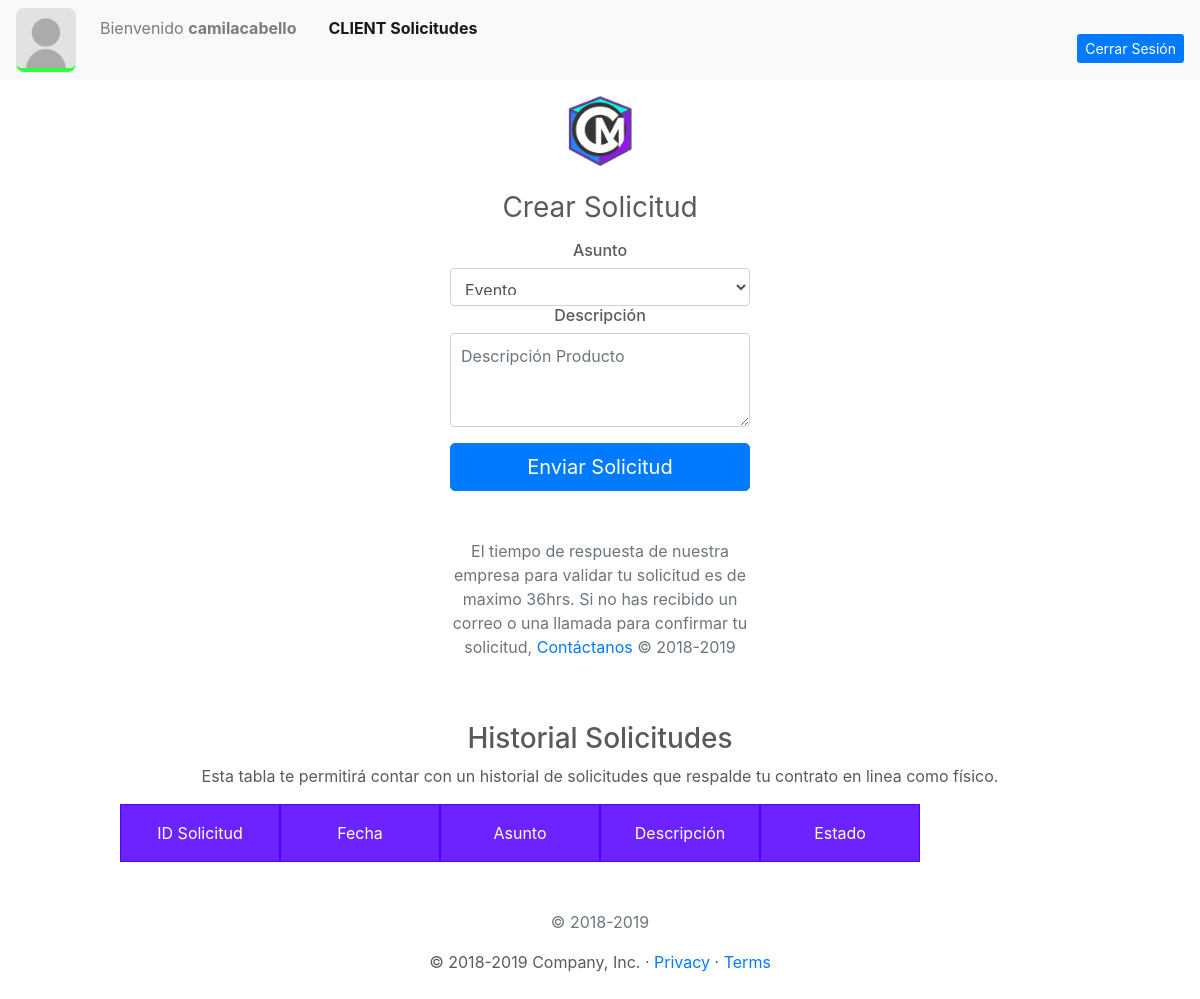
The app's page /UserClient/ClientSolic.php (signed in), older data.
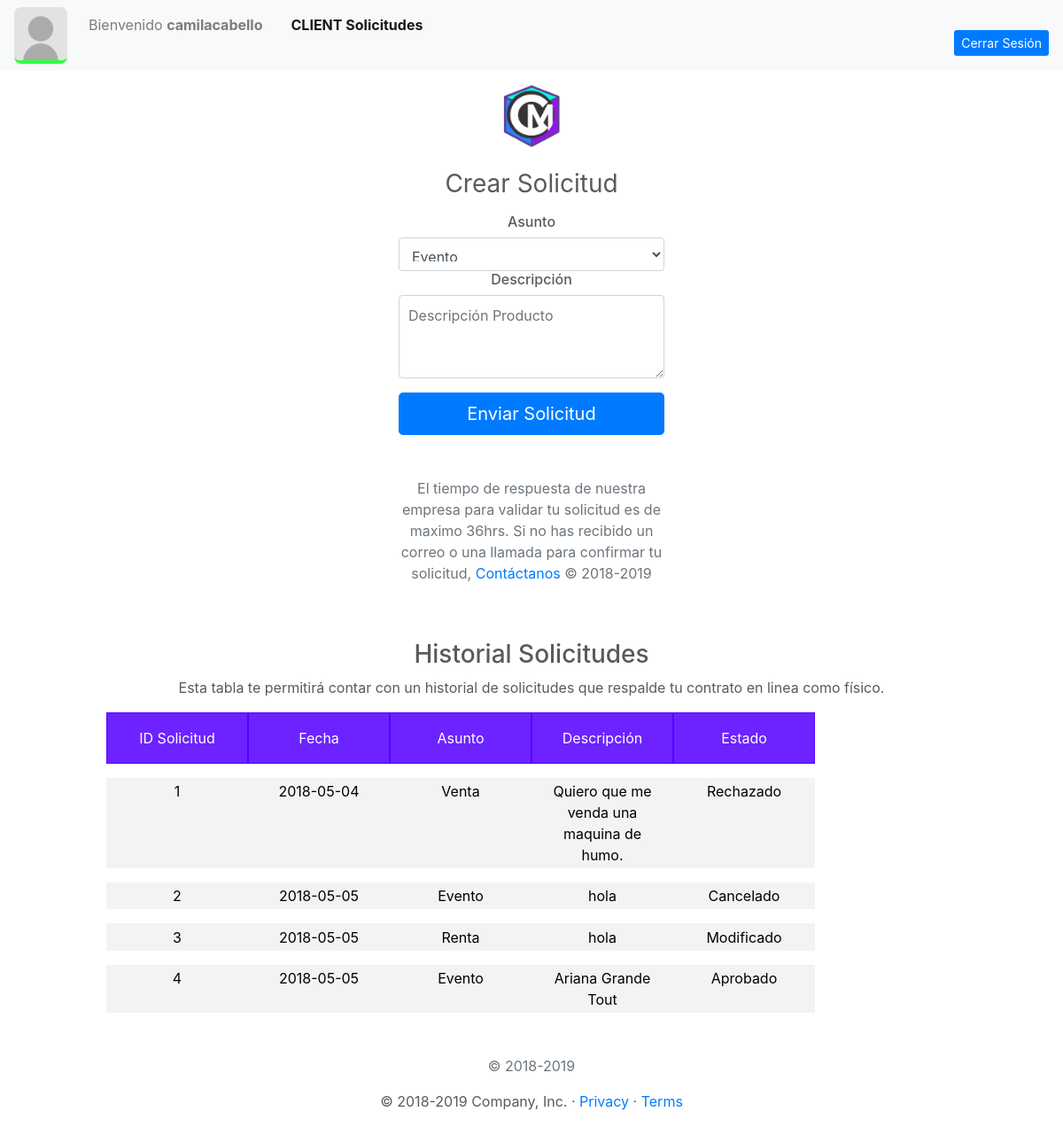
The same page, newer data.
### tables this page shows
CREATE TABLE `solicitud` (
  `idSolicitud` int(11) NOT NULL,
  `idUsuario` int(11) NOT NULL,
  `fecha` date NOT NULL,
  `asunto` varchar(50) NOT NULL,
  `descripcion` varchar(400) NOT NULL,
  `estado` varchar(50) NOT NULL
);

### PHP/DBConexion.php (called while the page is built, shortened)
<?php
class User
{
    private $db;
    public function __construct($host, $port, $dbname, $dbuser, $password) {
        $dsn = "mysql:host=$host; dbname=$dbname;";
        try{
            $this->db = new PDO($dsn, $dbuser, $password);
            $this->db->setAttribute(PDO::ATTR_ERRMODE,PDO::ERRMODE_EXCEPTION);
        }
        catch(PDOException $ex)
        {
            echo 'Error en conexión con la conecion a la BD' . $ex.getMessage();
            die();
        }
    }
    public function consultSolicitud(){
        try {
            $user = $_SESSION['loginuser'];
            $sql = "SELECT `idUsuario` FROM `usuario` WHERE `usuario` = ?";
            $solicValidator = $this->db->prepare($sql);
            $solicValidator->execute(array($user));
            $v = $solicValidator->fetch(PDO::FETCH_ASSOC);
            $idUser = $v['idUsuario'];
            $sql1 = "SELECT * FROM `solicitud` WHERE `idUsuario` = ?";
            $solicitud = $this->db->prepare($sql1);
            $solicitud->execute(array($idUser));
            $table = $solicitud;
            return $table;
        }
        catch (PDOException $ex) {
            echo "Error al obtener la tabla de solicitud." . $ex->getMessage();
        }
    }
}

### PHP/ConsultSolic.php (called while the page is built)
<?php
include 'DBconexion.php';
$consult = new User("localhost", "", "dbcirculomusical", "root", "");
$consultS = $consult->consultSolicitud();
?>

### UserClient/ClientSolic.php (the view, shortened to what this page needs)
<?php
    include '../PHP/ConsultSolic.php';
?>
  <!doctype html>
  <html lang="en">
  <head>
    <link href="../bootstrap/dist/css/bootstrap.min.css" rel="stylesheet">
    <link href="clientStyle.css" rel="stylesheet">
    <link href="grid.css" rel="stylesheet">
  </head>
  <body class="text-center">
  <nav class="navbar navbar-expand-md navbar-light bg-light">
      <div class="collapse navbar-collapse" id="navbarCollapse">
        <ul class="navbar-nav mr-auto">
          <li>
            <img src="../resources/userImage.jpg">
          </li>
          <li class="nav-item ">
            <p class="nav-link nameUser">
              <?php
                      echo "Bienvenido ". "<b>{$_SESSION['loginuser']}</b>";
                  ?>
            </p>
          </li>
          <li class="nav-item active font-weight-bold">
            <a class="nav-link" href="../UserClient/ClientSolic.php">CLIENT Solicitudes</a>
          </li>
        </ul>
        <a class="btn btn-sm  btn-primary btnLogin" href="../PHP/DBCloseConexion.php">Cerrar Sesión</a>
      </div>
    </nav>
    <form class="form-signin" action="../PHP/InsertSolic.php" method="POST">
      <a href="../Cover/Cover.html">
        <img class="mb-4" src="../resources/iconCM.png" alt="" width="72" height="72">
      </a>
      <h1 class="h3 mb-3 font-weight-normal">Crear Solicitud</h1>
      <h6>Asunto</h6>
      <select name="asuntoSolic" class="form-control" required autofocus>
        <option value="Evento">Evento</option>
      </select>
      <h6>Descripción</h6>
      <textarea class="form-control" name="descSolic" rows="3" placeholder="Descripción Producto" required></textarea>
      <button class="btn btn-lg btn-primary btn-block" type="submit">Enviar Solicitud</button>
      <p class="mt-5 mb-3 text-muted">El tiempo de respuesta de nuestra empresa para validar tu solicitud es de maximo 36hrs. Si no has recibido un correo o una llamada para confirmar tu solicitud, <a href="../Contact/Contact.php">Contáctanos</a> &copy; 2018-2019</p>
    </form>
    <div class="table-consult">
      <h3>Historial Solicitudes </h3>
      <p>Esta tabla te permitirá contar con un historial de solicitudes que respalde tu contrato en linea como físico.</p>
      <div class="row">
        <div class="col-md-2 headerTableA">ID Solicitud</div>
        <div class="col-md-2 headerTableA">Fecha</div>
        <div class="col-md-2 headerTableA">Asunto</div>
        <div class="col-md-2 headerTableA">Descripción</div>
        <div class="col-md-2 headerTableA">Estado</div>
      </div>
      <?php
        while($s = $consultS->fetch(PDO::FETCH_ASSOC))
        {
          echo '<div class="row"> <div class="col-md-2">'.$s['idSolicitud'].'</div> <div class="col-md-2">'.$s['fecha'].'</div> <div class="col-md-2">'.$s['asunto'].'</div> <div class="col-md-2">'.$s['descripcion'].'</div> <div class="col-md-2">'.$s['estado'].'</div> </div>';
        }
      ?>
        <p class="mt-5 mb-3 text-muted">&copy; 2018-2019</p>
    </div>
    <main role="main">
      <footer class="container">
        <p>&copy; 2018-2019 Company, Inc. &middot;
          <a href="#">Privacy</a> &middot;
          <a href="#">Terms</a>
        </p>
      </footer>
    </main>
  </body>
  </html>

Row changes from the older to the newer data that the page shows:
added solicitud: idSolicitud "1", fecha "2018-05-04", asunto "Venta", descripcion "Quiero que me venda una maquina de humo.", estado "Rechazado"
added solicitud: idSolicitud "2", fecha "2018-05-05", asunto "Evento", descripcion "hola", estado "Cancelado"
added solicitud: idSolicitud "3", fecha "2018-05-05", asunto "Renta", descripcion "hola", estado "Modificado"
added solicitud: idSolicitud "4", fecha "2018-05-05", asunto "Evento", descripcion "Ariana Grande Tout", estado "Aprobado"
